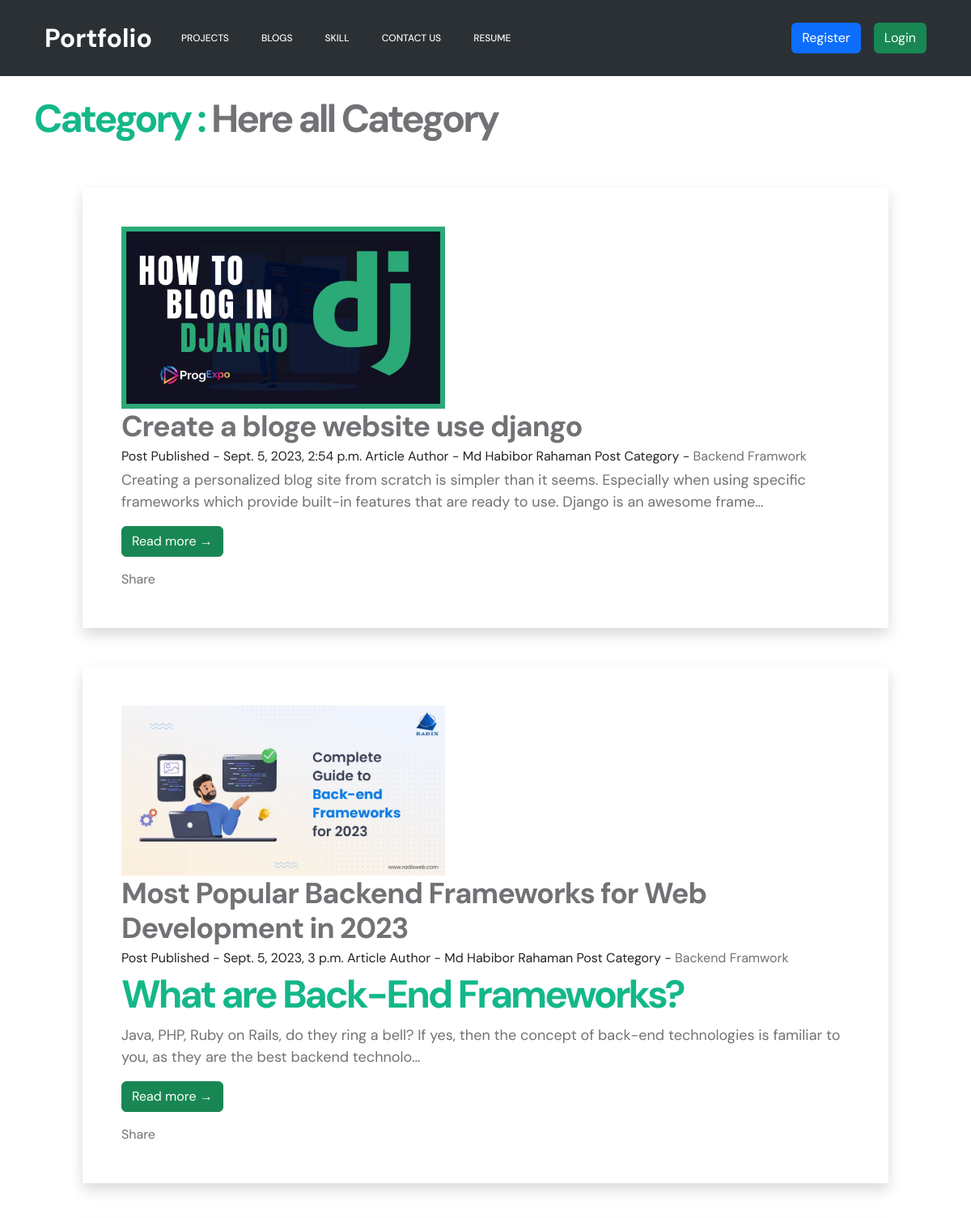
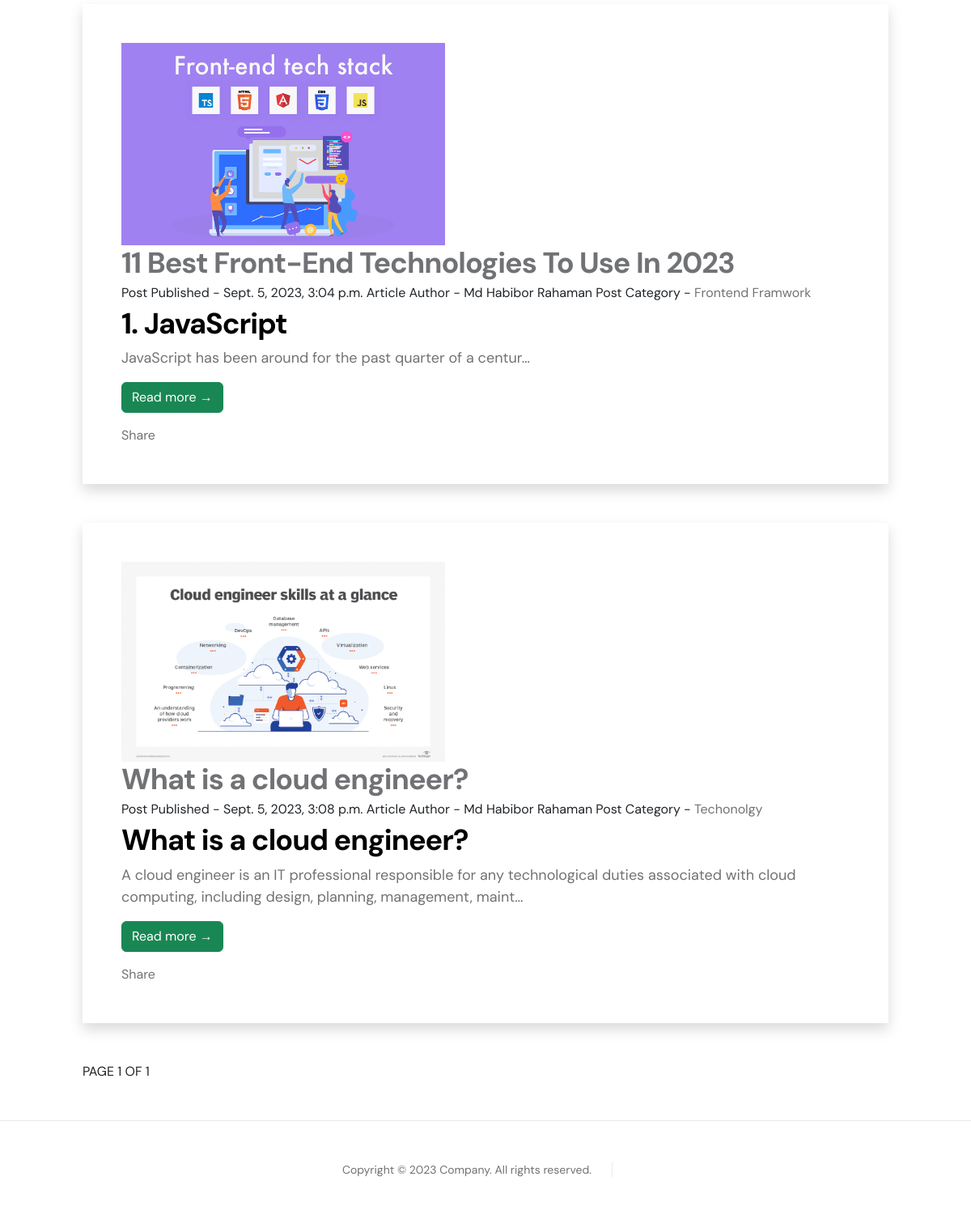
Screenshot of /all_blogs/ with the database file from the repository (2 pictures, top to bottom).
### blogApp/models.py (models this page shows, shortened)
class Article(models.Model):
    title = models.CharField(max_length=250)
    artcle_author = models.ForeignKey(Author, on_delete=models.CASCADE)
    image = models.ImageField(upload_to='article/%y')
    published = models.DateTimeField(auto_now=True, auto_now_add=False)
    body = RichTextField(blank=True, null=True)
    category = models.ForeignKey(Category, on_delete=models.CASCADE)
    unique_id = models.CharField(max_length=100, unique=True)
    slug = models.SlugField(max_length=250, unique=True, null=True, blank=True, allow_unicode=True)

class Author(models.Model):
    title = models.CharField(max_length=100)
    image = models.ImageField(upload_to='img/%y')
    name = models.ForeignKey(User, on_delete=models.CASCADE)
    details = models.CharField(max_length=250)
    email = models.EmailField(max_length=150)
    twitter = models.URLField(max_length=350)
    facebook = models.URLField(max_length=350)
    linkdin = models.URLField(max_length=350)
    github = models.URLField(max_length=350)
    stack_overflow = models.URLField(max_length=350)

class Category(models.Model):
    name = models.CharField(max_length=250)
    def __str__(self):
        return self.name

### blogApp/views.py (the view)
# urls.py: path('all_blogs/', views.show_All_Blogs, name = 'All_Blogs'),
def show_All_Blogs(request):
    author = Author.objects.all()
    aritcle = Article.objects.all()
    paginator = Paginator(aritcle, 8) # Show 25 contacts per page.
    page_number = request.GET.get('page')
    tottal_article = paginator.get_page(page_number)
    context = {
        'author': author,
        'aritcle': tottal_article,
    }
    return render(request, 'all_blogs.html', context)

### blogApp/templates/all_blogs.html (shortened to what this page needs)
{% extends "base.html" %}
{% load static %}
{% block link %}
	<link href="{% static 'css/templatemo-first-portfolio-style.css' %}" rel="stylesheet">
{% endblock link %}
{% block content %}
	 <div class="container">
		<h2 class="mt-4 text-decoration-none">Category : <a href="{% url 'show_category' %}">Here all Category</a></h2>
	    <section class="blog-list px-3 py-5 p-md-5">
		    <div class="container">
			    {% for x in aritcle %}
					<div class="item mb-5 shadow p-5">
						<div class="media">
							<img class="mr-3 img-fluid post-thumb d-none d-md-flex" src="{{x.image.url}}" alt="image" width="400">
							<div class="media-body">
								<h3 class="title mb-1"><a href="{% url 'article_details' id=x.id slug=x.slug %}">{{x.title}}</a></h3>
								<div class="meta mb-1"><span class="date">  Post Published - {{x.published}}</span><span class="time">  Article Author - {{x.artcle_author.name.get_full_name}}</span> <span class="comment">  Post Category - <a href="{% url 'category' name=x.category %}">{{x.category}}</a></span></div>
								<div class="intro hello1"> {{x.body|truncatechars:200 | safe}}</div>
								<a class="more-link btn btn-success" href="{% url 'article_details' id=x.id slug=x.slug %}">Read more &rarr;</a> &nbsp;
								<div class="fb-share-button" data-href="http://127.0.0.1:8000/article/{{x.id}}" data-layout="button_count" data-size="large"><a target="_blank" href="https://www.facebook.com/sharer/sharer.php?u=http%3A%2F%2F127.0.0.1%3A8000%2Farticle%2F10%2F&amp;src=sdkpreparse" class="fb-xfbml-parse-ignore">Share</a></div>
							</div>
						</div>
					</div>
				{% endfor %}
		    </div>
	<div class="container">
		<div class="pagination">
			<span class="step-links">
				<span class="current">
				PAGE {{ aritcle.number }} OF {{ aritcle.paginator.num_pages }}
				</span>
			</span>
		</div>
	</div>
 </section>
</div>
{% endblock content %}

### templates/base.html (shortened to what this page needs)
{% load static %}
<!doctype html>
<html lang="en">
  <head>
    <link href="https://cdn.jsdelivr.net/npm/bootstrap@5.3.1/dist/css/bootstrap.min.css" rel="stylesheet">
    {% block link %}{% endblock link %}
  </head>
  <body>
      {% include 'nav.html' %}
      {% block content %}
      {% endblock content %}
      {% include 'footer.html' %}
  </body>
</html>

### templates/nav.html (shortened to what this page needs)
<nav class="navbar bg-dark navbar-expand-lg bg-body-tertiary" data-bs-theme="dark">
    <div class="container">
      <a class="navbar-brand" href="{% url 'home' %}">Portfolio </a>
      <div class="collapse navbar-collapse" id="navbarTogglerDemo03">
        <ul class="navbar-nav me-auto mb-2 mb-lg-0">
          <li class="nav-item">
            <a class="nav-link " aria-current="page" href="{% url 'All_Project' %}">Projects</a>
          </li>
          <li class="nav-item">
            <a class="nav-link " aria-current="page" href="{% url 'All_Blogs' %}">Blogs</a>
          </li>
          <li class="nav-item">
            <a class="nav-link " aria-current="page" href="{% url 'skills' %}">Skill</a>
          </li>
          <li class="nav-item">
            <a class="nav-link " aria-current="page" href="{% url 'conatct' %}">Contact Us</a>
          </li>
          <li class="nav-item">
            <a class="nav-link " aria-current="page" href="https://drive.google.com/file/d/1OtTrxuKezsHNwLFSXGWBrVc-Kn5fwCer/view">Resume</a>
          </li>
        </ul>
        <div class="d-flex align-items-center">
            {% if user.is_authenticated %}
                <a href="{% url 'profile' %}"><span class="text-white mx-3">Wellcome : {{request.user.username}}!</span></a>
                <a class="btn bg-success text-white" href="{% url 'profile' %}">Profile</a>
                <a class="btn bg-danger mx-3 text-white" href="{% url 'logout' %}">Logout</a>
            {% else %}
                <a class="btn bg-primary mx-3 text-white" href="{% url 'registration' %}">Register</a>
                <a class="btn bg-success text-white" href="{% url 'login' %}">Login</a>
            {% endif %}
        </div>
      </div>
    </div>
  </nav>

### templates/footer.html
<footer class="site-footer">
    <div class="container">
        <div class="row">
            <div class="col-lg-12 col-12">
                <div class="copyright-text-wrap">
                    <p class="mb-0">
                        <span class="copyright-text">Copyright © 2023 Company. All rights reserved.</span>
                    </p>
                </div>
            </div>
        </div>
    </div>
</footer>

### static/css/templatemo-first-portfolio-style.css (style rules this page uses)
:root { --white-color: #ffffff; --primary-color: #535da1; --secondary-color: #14B789; --section-bg-color: #f9f9f9; --dark-color: #000000; --p-color: #717275; --border-color: #e9eaeb; --featured-border-color: #727aab; --body-font-family: 'DM Sans', sans-serif; --h1-font-size: 62px; --h2-font-size: 48px; --h3-font-size: 36px; --h4-font-size: 32px; --h5-font-size: 24px; --h6-font-size: 22px; --p-font-size: 18px; --menu-font-size: 12px; --copyright-font-size: 14px; --border-radius-large: 100px; --border-radius-medium: 20px; --border-radius-small: 10px; --font-weight-normal: 400; --font-weight-medium: 500; --font-weight-bold: 700; }
body { background: var(--white-color); font-family: var(--body-font-family); }
h2, h3, h4, h5, h6 { color: var(--dark-color); }
h1, h2, h3, h4, h5, h6 { font-weight: var(--font-weight-bold); letter-spacing: -1px; }
h2 { font-size: var(--h2-font-size); color: var(--secondary-color); letter-spacing: -3px; }
h3 { font-size: var(--h3-font-size); }
p { color: var(--p-color); font-size: var(--p-font-size); font-weight: var(--font-weight-normal); }
ul li { color: var(--p-color); font-size: var(--p-font-size); font-weight: var(--font-weight-normal); }
a, button { touch-action: manipulation; transition: all 0.3s; }
a { color: var(--p-color); text-decoration: none; }
.navbar .container { border-radius: var(--border-radius-small); padding: 10px 25px; }
.navbar-brand { font-size: var(--h4-font-size); font-weight: var(--font-weight-bold); }
.navbar-brand, .navbar-brand:hover { color: var(--white-color); }
.navbar-expand-lg .navbar-nav .nav-link { padding-right: 0; padding-left: 0; margin-right: 20px; margin-left: 20px; }
.navbar-nav .nav-link { display: inline-block; color: var(--section-bg-color); font-size: var(--menu-font-size); font-weight: var(--font-weight-medium); text-transform: uppercase; position: relative; padding-top: 15px; padding-bottom: 15px; }
.navbar-nav .nav-link::after { content: ""; background: transparent; position: absolute; bottom: 6px; right: 0; left: 0; width: 100%; height: 2px; }
.site-footer { border-top: 1px solid var(--border-color); padding-top: 50px; padding-bottom: 50px; text-align: center; }
.copyright-text-wrap p, .copyright-text { font-size: var(--copyright-font-size); }
.copyright-text { border-right: 1px solid var(--border-color); padding-right: 25px; margin-right: 20px; }

### rows the page displays
Article: image (picture), title "Create a bloge website use django", published "Sept. 5, 2023, 2:54 p.m.", artcle_author.name.get_full_name "Md Habibor Rahaman", category "Backend Framwork", body "Creating a personalized blog site from scratch is simpler than it seems. Especially when using specific frameworks which provide built-in features that are ready to use. Django is an awesome frame…"
Article: image (picture), title "Most Popular Backend Frameworks for Web Development in 2023", published "Sept. 5, 2023, 3 p.m.", artcle_author.name.get_full_name "Md Habibor Rahaman", category "Backend Framwork", body "What are Back-End Frameworks? Java, PHP, Ruby on Rails, do they ring a bell? If yes, then the concept of back-end technologies is familiar to you, as they are the best backend technolo…"
Article: image (picture), title "11 Best Front-End Technologies To Use In 2023", published "Sept. 5, 2023, 3:04 p.m.", artcle_author.name.get_full_name "Md Habibor Rahaman", category "Frontend Framwork", body "1. JavaScript JavaScript has been around for the past quarter of a centur…"
Article: image (picture), title "What is a cloud engineer?", published "Sept. 5, 2023, 3:08 p.m.", artcle_author.name.get_full_name "Md Habibor Rahaman", category "Techonolgy", body "What is a cloud engineer? A cloud engineer is an IT professional responsible for any technological duties associated with cloud computing, including design, planning, management, maint…"

### other values shown
{{ aritcle.number }} "1"
{{ aritcle.paginator.num_pages }} "1"
